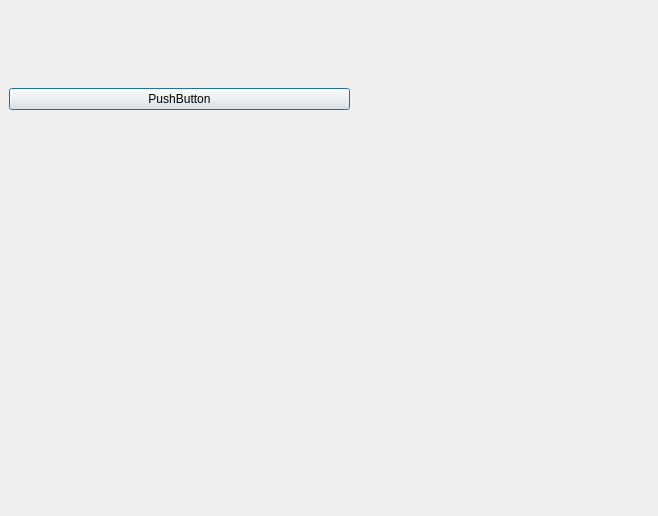
<?xml version="1.0" encoding="UTF-8"?>
<ui version="4.0">
 <class>Dialog</class>
 <widget class="QDialog" name="Dialog">
  <property name="geometry">
   <rect>
    <x>0</x>
    <y>0</y>
    <width>658</width>
    <height>516</height>
   </rect>
  </property>
  <property name="windowTitle">
   <string>Dialog</string>
  </property>
  <widget class="QWidget" name="gridLayoutWidget">
   <property name="geometry">
    <rect>
     <x>9</x>
     <y>9</y>
     <width>341</width>
     <height>181</height>
    </rect>
   </property>
   <layout class="QGridLayout" name="gridLayout">
    <item row="0" column="0">
     <widget class="QPushButton" name="pushButton">
      <property name="text">
       <string>PushButton</string>
      </property>
     </widget>
    </item>
   </layout>
  </widget>
 </widget>
 <resources/>
 <connections/>
</ui>
